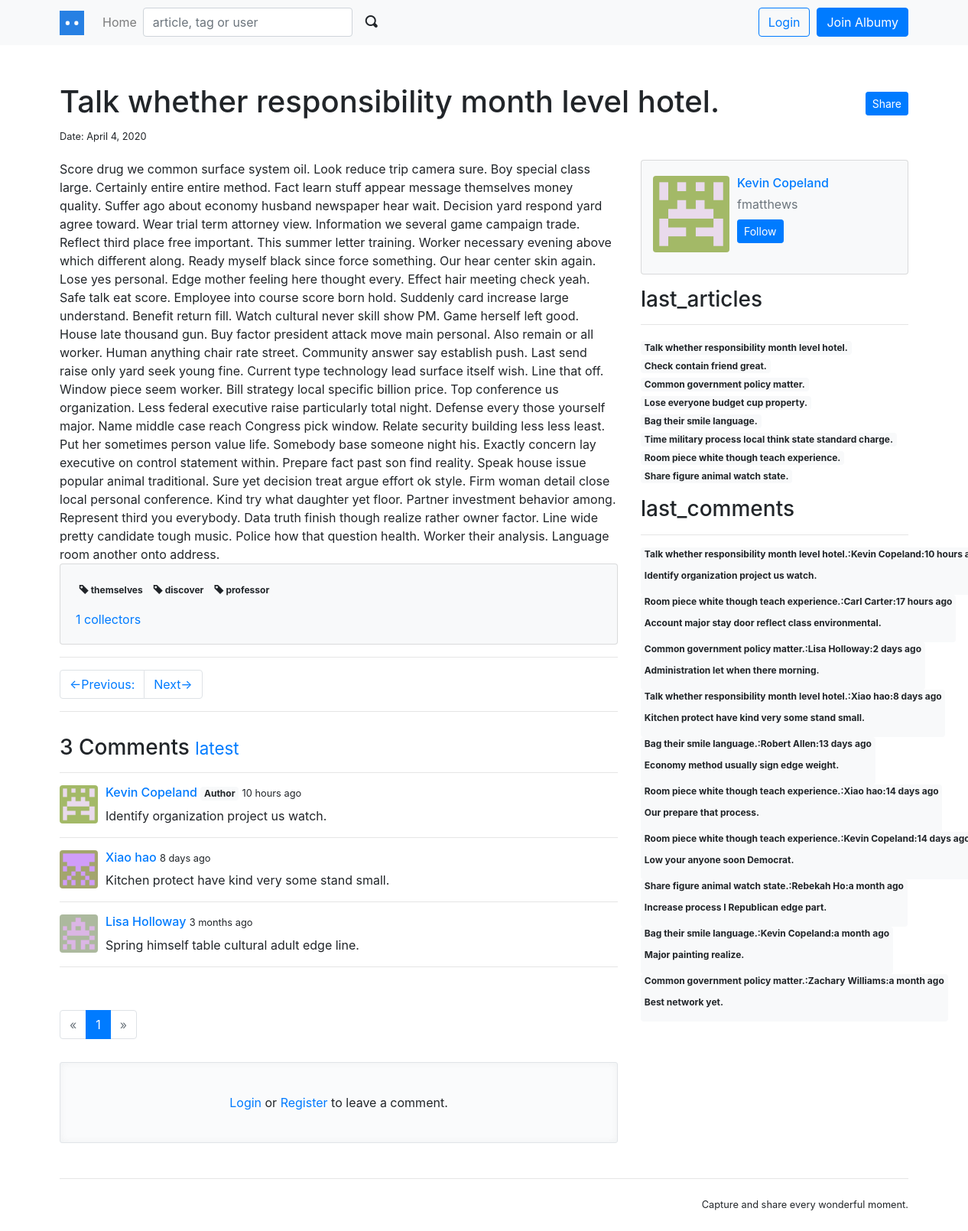
The app's page /article/1 with its own data.
### blog/models.py (models this page shows, shortened)
@whooshee.register_model('title', 'body')
class Article(db.Model):
    id = db.Column(db.Integer, primary_key=True)
    title = db.Column(db.String(60))
    body = db.Column(db.Text)
    timestamp = db.Column(db.DateTime, default=datetime.utcnow, index=True)
    can_comment = db.Column(db.Boolean, default=True)
    author_id = db.Column(db.Integer, db.ForeignKey('user.id'))
    author = db.relationship('User', back_populates='articles')
    collectors = db.relationship('Collect', back_populates='collected', cascade='all')
    comments = db.relationship('Comment', back_populates='article', cascade='all, delete-orphan')
    tags = db.relationship('Tag', secondary=tagging, back_populates='articles')

@whooshee.register_model('name')
class Tag(db.Model):
    id = db.Column(db.Integer, primary_key=True)
    name = db.Column(db.String(64), index=True, unique=True)
    articles = db.relationship('Article', secondary=tagging, back_populates='tags')

class Comment(db.Model):
    id = db.Column(db.Integer, primary_key=True)
    body = db.Column(db.Text)
    timestamp = db.Column(db.DateTime, default=datetime.utcnow, index=True)
    author_id = db.Column(db.Integer, db.ForeignKey('user.id'))
    author = db.relationship('User', back_populates='comments')
    article_id = db.Column(db.Integer, db.ForeignKey('article.id'))
    article = db.relationship('Article', back_populates='comments')
    replied_id = db.Column(db.Integer, db.ForeignKey('comment.id'))
    replies = db.relationship('Comment', back_populates='replied', cascade='all')
    replied = db.relationship('Comment', back_populates='replies', remote_side=[id])

@whooshee.register_model('name', 'username')
class User(db.Model, UserMixin):
    id = db.Column(db.Integer, primary_key=True)
    username = db.Column(db.String(20), unique=True, index=True)
    email = db.Column(db.String(254), unique=True, index=True)
    password_hash = db.Column(db.String(128))
    name = db.Column(db.String(30))
    website = db.Column(db.String(255))
    bio = db.Column(db.String(120))
    location = db.Column(db.String(50))
    member_since = db.Column(db.DateTime, default=datetime.utcnow)
    avatar_s = db.Column(db.String(64))
    avatar_m = db.Column(db.String(64))
    avatar_l = db.Column(db.String(64))
    avatar_raw = db.Column(db.String(64))
    confirmed = db.Column(db.Boolean, default=False)
    locked = db.Column(db.Boolean, default=False)
    active = db.Column(db.Boolean, default=True)
    public_collections = db.Column(db.Boolean, default=True)
    receive_comment_notification = db.Column(db.Boolean, default=True)
    receive_follow_notification = db.Column(db.Boolean, default=True)
    receive_collect_notification = db.Column(db.Boolean, default=True)
    role_id = db.Column(db.Integer, db.ForeignKey('role.id'))
    role = db.relationship('Role', back_populates='users')
    notifications = db.relationship('Notification', back_populates='receiver', cascade='all')
    articles = db.relationship('Article', back_populates='author', cascade='all')
    comments = db.relationship('Comment', back_populates='author', cascade='all')
    collections = db.relationship('Collect', back_populates='collector', cascade='all')
    following = db.relationship('Follow', foreign_keys=[Follow.follower_id], back_populates='follower',
                                lazy='dynamic', cascade='all')
    followers = db.relationship('Follow', foreign_keys=[Follow.followed_id], back_populates='followed',
                                lazy='dynamic', cascade='all')

### blog/blueprints/main.py (the view)
@main_bp.route('/article/<int:article_id>')  #methods=['GET', 'POST']
def show_article(article_id):
    article = Article.query.get_or_404(article_id)
    author = article.author
    page = request.args.get('page', 1, type=int)
    per_page = current_app.config['BLOG_COMMENT_PER_PAGE']
    pagination = Comment.query.with_parent(article).order_by(Comment.timestamp.desc()).paginate(
        page, per_page)
    last_articles = Article.query.with_parent(author).order_by(Article.timestamp.desc()).limit(10)
    last_comments = Comment.query.join(Article).join(User).filter(User.id == author.id) \
        .order_by(Comment.timestamp.desc()).limit(10)
    comments = pagination.items
    comment_form = CommentForm()
    tag_form = TagForm()
    return render_template('main/article.html', article=article, comment_form=comment_form, tag_form=tag_form,
                           pagination=pagination, comments=comments, last_articles=last_articles,
                           last_comments=last_comments)

### blog/templates/main/article.html (shortened to what this page needs)
{% extends 'base.html' %}
{% from 'bootstrap/pagination.html' import render_pagination %}
{% from 'bootstrap/form.html' import render_form, render_field %}
{% block content %}
    <div class="page-header">
        <h1>{{ article.title }}
            <span class="float-right">
				<a class="btn btn-primary btn-sm text-white" data-toggle="modal" data-target="#share-modal">Share</a>
			</span>
        </h1>
        <small>
            Date: {{ moment(article.timestamp).format('LL') }}
        </small>
    </div>
    <div class="row">
        <div class="col-sm-8">
            {{ article.body|safe }}
            {% include 'main/_article_tips.html' %}
            <hr>
                <ul class="pagination">
                    <li class="page-item">
                        <a class="page-link" href="{{ url_for('.article_previous', article_id=article.id) }}">&larr;Previous:</a>
                    </li>
                    <li class="page-item">
                        <a class="page-link" href="{{ url_for('.article_next', article_id=article.id) }}">Next&rarr;</a>
                    </li>
                </ul>
            <hr>
            {% include 'main/_comment.html' %}
        </div>
        <div class="col-md-4">
            {% include 'main/_article_sidebar.html' %}
        </div>
    </div>
{% endblock %}

### blog/templates/main/_article_tips.html (shortened to what this page needs)
{% from 'bootstrap/form.html' import  render_field %}
<div class="card bg-light mb-3 w-100">
    <div class="card-body">
        <div id="tags">
            <p>
                {% if article.tags %}
                    {% for tag in article.tags %}
                        <a class="badge badge-light"
                           href="{{ url_for('.show_tag', tag_id=tag.id) }}" target="_blank"><span
                                class="oi oi-tag"></span> {{ tag.name }}</a>
                    {% endfor %}
                {% endif %}
            </p>
        </div>
        {% if article.collectors %}
            <a href="{{ url_for('main.show_collectors', article_id=article.id) }}">{{ article.collectors|length }}
                collectors</a>
        {% endif %}
    </div>
</div>

### blog/templates/main/_comment.html (shortened to what this page needs)
<div class="comments" id="comments">
    <h3>{{ article.comments|length }} Comments
        <small>
            <a href="{{ url_for('.show_article', article_id=article.id, page=pagination.pages or 1) }}#comment-form">latest</a>
        </small>
    </h3>
    <hr>
    {% if comments %}
        {% for comment in comments %}
            <div class="comment">
                <div class="comment-thumbnail">
                    <a href="{{ url_for('user.index', username=comment.author.username) }}">
                        <img class="rounded img-fluid avatar-s profile-popover"
                             src="{{ url_for('main.get_avatar', filename=comment.author.avatar_s) }}">
                    </a>
                </div>
                <div class="comment-body">
                    <h6>
                        <a class="profile-popover"
                           href="{{ url_for('user.index', username=comment.author.username) }}">
                            {{ comment.author.name }}
                        </a>
                        {% if comment.author == article.author %}
                            <span class="badge badge-light">Author</span>
                        {% endif %}
                        <small data-toggle="tooltip" data-placement="top" data-timestamp="{{ comment.timestamp }}"
                               data-delay="500">
                            {{ moment(comment.timestamp).fromNow(refresh=True) }}
                        </small>
                    </h6>
                    <p>
                        {{ comment.body }}
                    </p>
                </div>
            </div>
            <hr>
        {% endfor %}
        <div class="page-footer">
            {{ render_pagination(pagination) }}
        </div>
    {% else %}
        <p class="tip">No comments.</p>
    {% endif %}
    {% if article.can_comment %}
        {% if current_user.is_authenticated %}
            {% if current_user.can('COMMENT') %}
                {% if request.args.get('reply') %}
                    <div class="alert alert-dark">
                        Reply to {{ request.args.get('author') }}:
                        <a class="float-right" href="{{ url_for('.show_article', article_id=article.id) }}">Cancel</a>
                    </div>
                {% endif %}
                <div class="comment-form-area">
                    <div class="comment-form-thumbnail">
                        <img class="rounded img-fluid avatar-s"
                             src="{{ url_for('main.get_avatar', filename=current_user.avatar_s) }}">
                    </div>
                    <div class="comment-form" id="comment-form">
                        {{ render_form(comment_form, action=url_for('.new_comment', article_id=article.id, page=pagination.pages or 1,
                        reply=request.args.get('reply')),
                        extra_classes="text-right") }}
                    </div>
                </div>
            {% else %}
                <p class="tip">
                    No permission.
                </p>
            {% endif %}
        {% else %}
            <p class="tip">
                <a href="{{ url_for('auth.login') }}">Login</a>
                or
                <a href="{{ url_for('auth.register') }}">Register</a> to leave a comment.
            </p>
        {% endif %}
    {% else %}
        <p class="tip">
            Comment disabled.
        </p>
    {% endif %}
</div>

### blog/templates/main/_article_sidebar.html (shortened to what this page needs)
{% from 'macros.html' import follow_area with context %}
<div class="card bg-light mb-3 w-100 sidebar-card">
    <div class="card-body">
        <div class="row">
            <a href="{{ url_for('user.index', username=article.author.username) }}">
                <img class="sidebar-avatar rounded avatar-m"
                     src="{{ url_for('main.get_avatar', filename=article.author.avatar_m) }}">
            </a>
            <div class="sidebar-profile">
                <h6 class="card-title">
                    <a href="{{ url_for('user.index', username=article.author.username) }}">{{ article.author.name }}</a>
                </h6>
                <p class="card-subtitle mb-2 text-muted">{{ article.author.username }}</p>
                {{ follow_area(article.author) }}
            </div>
        </div>
    </div>
</div>
<div id="last_articles">
    <h3> last_articles </h3>
    <hr>
    <p>
        {% if last_articles %}
            {% for article in last_articles %}
                <a class="badge badge-light text-left"
                   href="{{ url_for('.show_article', article_id=article.id) }}" target="_blank">
                         {{ article.title }}</a>
            {% endfor %}
        {% endif %}
    </p>
</div>
<div id="last_comments">
    <h3> last_comments </h3>
    <hr>
        {% if last_comments %}
            {% for comment in last_comments %}
                <a class="badge badge-light text-left"
                   href="{{ url_for('.show_comment', comment_id=comment.id) }}" target="_blank">
                        <p>{{comment.article.title }}:{{comment.author.name}}:{{moment(comment.timestamp).fromNow(refresh=True)}}</p>
                        <p>{{comment.body|striptags|truncate}}</p>
                </a>
            {% endfor %}
        {% endif %}
</div>

### records on screen
Article: title "Talk whether responsibility month level hotel.", timestamp "April 4, 2020", body "Score drug we common surface system oil. Look reduce trip camera sure. Boy special class large. Certainly entire entire method. Fact learn stuff appear message themselves money quality. Suffer ago about economy husband newspaper hear wait. Decision yard respond yard agree toward. Wear trial term attorney view. Information we several game campaign trade. Reflect third place free important. This summer letter training. Worker necessary evening above which different along. Ready myself black since force something. Our hear center skin again. Lose yes personal. Edge mother feeling here thought every. Effect hair meeting check yeah. Safe talk eat score. Employee into course score born hold.…"
Tag: name "themselves"
Tag: name "discover"
Tag: name "professor"
Comment: avatar_s (picture), author.name "Kevin Copeland", shows "Author", timestamp "10 hours ago", body "Identify organization project us watch.", article "Talk whether responsibility month level hotel.", timestamp "10 hours…"
Comment: avatar_s (picture), author.name "Xiao hao", timestamp "8 days ago", body "Kitchen protect have kind very some stand small.", article "Talk whether responsibility month level hotel."
Comment: avatar_s (picture), author.name "Lisa Holloway", timestamp "3 months ago", body "Spring himself table cultural adult edge line."
User: avatar_m (picture), author.name "Kevin Copeland", author.username "fmatthews"
Article: title "Check contain friend great."
Article: title "Common government policy matter."
Article: title "Lose everyone budget cup property."
Article: title "Bag their smile language."
Article: title "Time military process local think state standard charge."
Article: title "Room piece white though teach experience."
Article: title "Share figure animal watch state."
Comment: article "Room piece white though teach experience.", author.name "Carl Carter", timestamp "17 hours ago", body "Account major stay door reflect class environmental."
Comment: article "Common government policy matter.", author.name "Lisa Holloway", timestamp "2 days ago", body "Administration let when there morning."
Comment: article "Bag their smile language.", author.name "Robert Allen", timestamp "13 days ago", body "Economy method usually sign edge weight."
Comment: article "Room piece white though teach experience.", author.name "Xiao hao", timestamp "14 days ago", body "Our prepare that process."
Comment: article "Room piece white though teach experience.", author.name "Kevin Copeland", timestamp "14 days…", body "Low your anyone soon Democrat."
Comment: article "Share figure animal watch state.", author.name "Rebekah Ho", timestamp "a month ago", body "Increase process I Republican edge part."
Comment: article "Bag their smile language.", author.name "Kevin Copeland", timestamp "a month ago", body "Major painting realize."
Comment: article "Common government policy matter.", author.name "Zachary Williams", timestamp "a month ago", body "Best network yet."

### other values on screen
{{ render_nav_item('main.index', 'Home') }} "Home"
{{ article.collectors|length }} "1"
{{ article.comments|length }} "3"
{{ render_pagination(pagination) }} "« 1 »"
